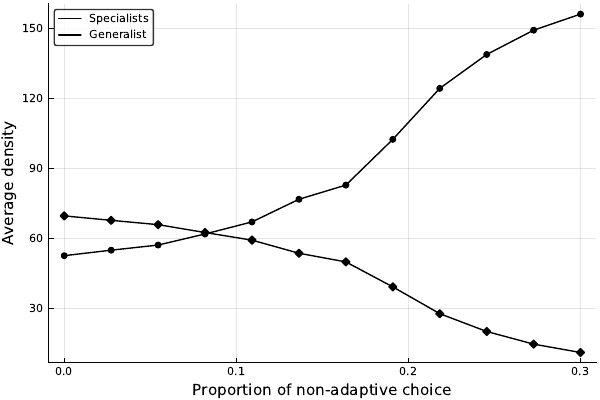

The Julia source for this figure:
include("WY94.jl")

k=[50,150]
G = linspace(0.0, 0.3, 12)
out = zeros((length(G), 5))
for i in eachindex(G)
   g = G[i]
   out[i,1] = g
   avg_spe = 0.0
   avg_gen = 0.0
   nrep = 5
   for rep in 1:nrep
      o = WY94(50, 50, 50, g=g, T=300, K1=k, K2=k)
      m = mean(o[end-100:end,:],1)
      avg_spe += (m[2]+m[3])/2
      avg_gen += m[4]
   end
   out[i,2] = avg_spe/nrep
   out[i,3] = avg_gen/nrep
end

plot(out[:,1], out[:,2], m=:diamond, c=:black, lab="Specialists")
plot!(out[:,1], out[:,3], m=:circle, c=:black, lab="Generalist")
xaxis!("Proportion of non-adaptive choice")
yaxis!("Averaged abundance")

savefig("figure06.pdf")
